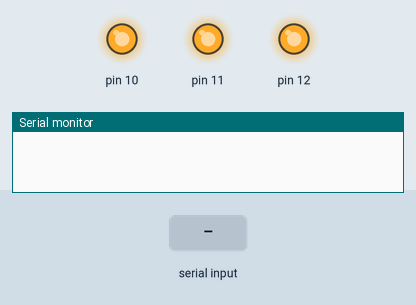
Recording of a sketch running on a simulated Arduino Uno, built with avr-gcc and run on an emulated ATmega328P. Parts: output pins drawn as LEDs (lit = HIGH), the last lines printed to the serial monitor. The test bench sets the inputs (shaded band).

Above: at 1.2 s.
1.3 s: "1" received over Serial
At 2.5 s:
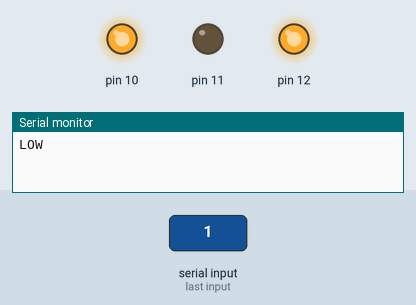
2.8 s: "2" received over Serial
At 3.8 s:
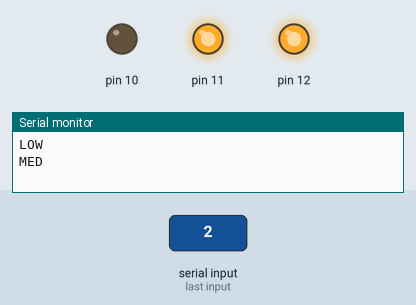
4.3 s: "3" received over Serial
At 5.0 s:
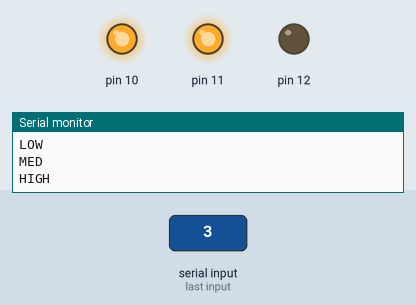
Timing chart, 0 to 7.3 s (numbered marks = the images above; inputs shaded):
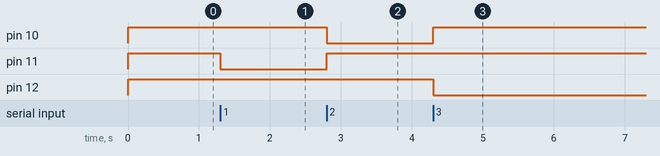

The sketch:

fan-bluetooth-new.ino
```cpp
char incomingValue = 0;

void setup() {
  Serial.begin(9600);
  pinMode(10, OUTPUT);
  pinMode(11, OUTPUT);
  pinMode(12, OUTPUT);

  digitalWrite(10, HIGH);
  digitalWrite(11, HIGH);
  digitalWrite(12, HIGH);

}

void loop() {
  if(Serial.available() > 0) {
    incomingValue = Serial.read();
    if (incomingValue == '0') {
      digitalWrite(10, HIGH);
      digitalWrite(11, HIGH);
      digitalWrite(12, HIGH);
      Serial.println("OFF");

    } else if (incomingValue == '1') {
      digitalWrite(10, HIGH);
      digitalWrite(11, LOW);
      digitalWrite(12, HIGH);
      Serial.println("LOW");

    } else if (incomingValue == '2') {
      digitalWrite(10, LOW);
      digitalWrite(11, HIGH);
      digitalWrite(12, HIGH);
      Serial.println("MED");

    } else if (incomingValue == '3') {
      digitalWrite(10, HIGH);
      digitalWrite(11, HIGH);
      digitalWrite(12, LOW);
      Serial.println("HIGH");
    }
  }
}
```

Measured:
- after the input at 1.3 s, pin 11: HIGH → LOW at once
- after the input at 2.8 s, pin 10: HIGH → LOW at once; pin 11: LOW → HIGH at once
- after the input at 4.3 s, pin 10: LOW → HIGH at once; pin 12: HIGH → LOW at once
